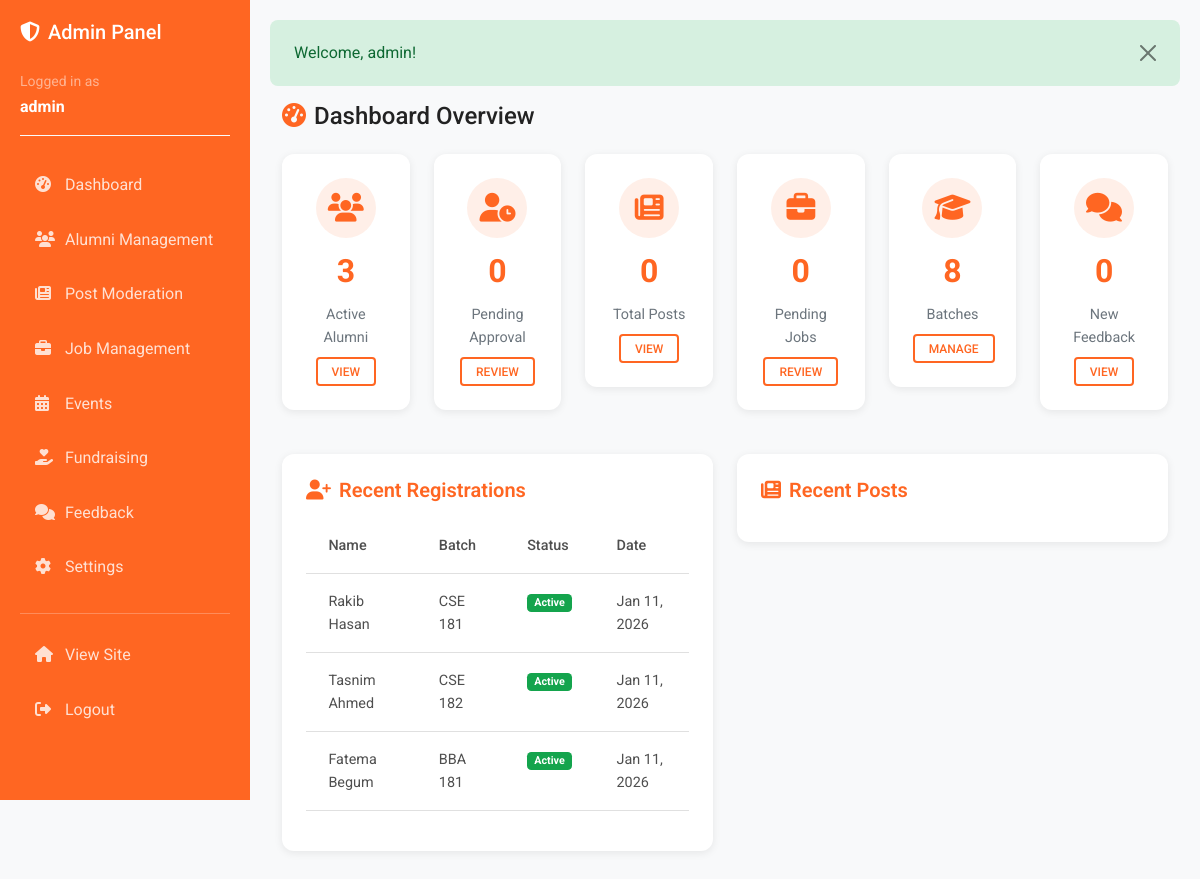
Screenshot of /admin/dashboard.php (signed in) with the database file from the repository.
### tables this page shows
CREATE TABLE users (
    id INT AUTO_INCREMENT PRIMARY KEY,
    name VARCHAR(255) NOT NULL,
    email VARCHAR(255) UNIQUE NOT NULL,
    password VARCHAR(255) NOT NULL,
    batch VARCHAR(50),
    department VARCHAR(100),
    education TEXT,
    work_experience TEXT,
    profile_image VARCHAR(255) DEFAULT 'default-avatar.png',
    bio TEXT,
    phone VARCHAR(20),
    location VARCHAR(255),
    linkedin VARCHAR(255),
    role ENUM('student', 'alumni') NOT NULL DEFAULT 'student',
    id_card_image VARCHAR(255),
    status ENUM('pending', 'active', 'blocked') DEFAULT 'pending',
    created_at TIMESTAMP DEFAULT CURRENT_TIMESTAMP,
    updated_at TIMESTAMP DEFAULT CURRENT_TIMESTAMP ON UPDATE CURRENT_TIMESTAMP,
    INDEX idx_batch (batch),
    INDEX idx_department (department),
    INDEX idx_email (email),
    INDEX idx_role (role),
    INDEX idx_status (status)
);

### includes/functions.php (called while the page is built, shortened)
<?php
function getCurrentAdmin() {
    $db = getDB();
    $stmt = $db->prepare("SELECT * FROM admin WHERE id = ?");
    $stmt->bind_param("i", $_SESSION['admin_id']);
    $stmt->execute();
    $result = $stmt->get_result();
    return $result->fetch_assoc();
}
function getFlashMessage() {
    if (isset($_SESSION['flash_message'])) {
        $message = $_SESSION['flash_message'];
        $type = $_SESSION['flash_type'] ?? 'info';
        return ['message' => $message, 'type' => $type];
    }
    return null;
}
?>

### admin/dashboard.php (the view, shortened to what this page needs)
<?php
require_once __DIR__ . '/../includes/admin_header.php';
$db = getDB();
$totalAlumni = $db->query("SELECT COUNT(*) as count FROM users WHERE status = 'active'")->fetch_assoc()['count'];
$pendingAlumni = $db->query("SELECT COUNT(*) as count FROM users WHERE status = 'pending'")->fetch_assoc()['count'];
$totalPosts = $db->query("SELECT COUNT(*) as count FROM posts")->fetch_assoc()['count'];
$pendingJobs = $db->query("SELECT COUNT(*) as count FROM jobs WHERE status = 'pending'")->fetch_assoc()['count'];
$totalBatches = $db->query("SELECT COUNT(*) as count FROM batches")->fetch_assoc()['count'];
$newFeedback = $db->query("SELECT COUNT(*) as count FROM feedback WHERE status = 'new'")->fetch_assoc()['count'];
$recentUsers = $db->query("SELECT * FROM users ORDER BY created_at DESC LIMIT 5");
?>
<div class="container-fluid">
    <h4 class="mb-4">
        <i class="fas fa-tachometer-alt me-2 text-primary"></i>Dashboard Overview
    </h4>
    <div class="row g-4 mb-4">
        <div class="col-md-6 col-lg-4 col-xl-2">
            <div class="card">
                <div class="card-body text-center">
                    <div class="stat-icon mb-2">
                        <i class="fas fa-users"></i>
                    </div>
                    <div class="stat-number"><?php echo $totalAlumni; ?></div>
                    <div class="stat-label">Active Alumni</div>
                    <a href="<?php echo SITE_URL; ?>/admin/users.php" class="btn btn-sm btn-outline-primary mt-2">View</a>
                </div>
            </div>
        </div>
        <div class="col-md-6 col-lg-4 col-xl-2">
            <div class="card">
                <div class="card-body text-center">
                    <div class="stat-icon mb-2">
                        <i class="fas fa-user-clock"></i>
                    </div>
                    <div class="stat-number"><?php echo $pendingAlumni; ?></div>
                    <div class="stat-label">Pending Approval</div>
                    <a href="<?php echo SITE_URL; ?>/admin/users.php?status=pending" class="btn btn-sm btn-outline-primary mt-2">Review</a>
                </div>
            </div>
        </div>
        <div class="col-md-6 col-lg-4 col-xl-2">
            <div class="card">
                <div class="card-body text-center">
                    <div class="stat-icon mb-2">
                        <i class="fas fa-newspaper"></i>
                    </div>
                    <div class="stat-number"><?php echo $totalPosts; ?></div>
                    <div class="stat-label">Total Posts</div>
                    <a href="<?php echo SITE_URL; ?>/admin/posts.php" class="btn btn-sm btn-outline-primary mt-2">View</a>
                </div>
            </div>
        </div>
        <div class="col-md-6 col-lg-4 col-xl-2">
            <div class="card">
                <div class="card-body text-center">
                    <div class="stat-icon mb-2">
                        <i class="fas fa-briefcase"></i>
                    </div>
                    <div class="stat-number"><?php echo $pendingJobs; ?></div>
                    <div class="stat-label">Pending Jobs</div>
                    <a href="<?php echo SITE_URL; ?>/admin/jobs.php?status=pending" class="btn btn-sm btn-outline-primary mt-2">Review</a>
                </div>
            </div>
        </div>
        <div class="col-md-6 col-lg-4 col-xl-2">
            <div class="card">
                <div class="card-body text-center">
                    <div class="stat-icon mb-2">
                        <i class="fas fa-graduation-cap"></i>
                    </div>
                    <div class="stat-number"><?php echo $totalBatches; ?></div>
                    <div class="stat-label">Batches</div>
                    <a href="<?php echo SITE_URL; ?>/admin/settings.php" class="btn btn-sm btn-outline-primary mt-2">Manage</a>
                </div>
            </div>
        </div>
        <div class="col-md-6 col-lg-4 col-xl-2">
            <div class="card">
                <div class="card-body text-center">
                    <div class="stat-icon mb-2">
                        <i class="fas fa-comments"></i>
                    </div>
                    <div class="stat-number"><?php echo $newFeedback; ?></div>
                    <div class="stat-label">New Feedback</div>
                    <a href="<?php echo SITE_URL; ?>/admin/feedback.php" class="btn btn-sm btn-outline-primary mt-2">View</a>
                </div>
            </div>
        </div>
    </div>
    <div class="row">
        <div class="col-lg-6 mb-4">
            <div class="card">
                <div class="card-body">
                    <h5 class="card-title mb-3">
                        <i class="fas fa-user-plus me-2 text-primary"></i>Recent Registrations
                    </h5>
                    <div class="table-responsive">
                        <table class="table table-hover">
                            <thead>
                                <tr>
                                    <th>Name</th>
                                    <th>Batch</th>
                                    <th>Status</th>
                                    <th>Date</th>
                                </tr>
                            </thead>
                            <tbody>
                                <?php while ($user = $recentUsers->fetch_assoc()): ?>
                                    <tr>
                                        <td><?php echo htmlspecialchars($user['name']); ?></td>
                                        <td><?php echo htmlspecialchars($user['batch']); ?></td>
                                        <td>
                                            <span class="badge bg-<?php echo $user['status'] === 'active' ? 'success' : 'warning'; ?>">
                                                <?php echo ucfirst($user['status']); ?>
                                            </span>
                                        </td>
                                        <td><?php echo date('M d, Y', strtotime($user['created_at'])); ?></td>
                                    </tr>
                                <?php endwhile; ?>
                            </tbody>
                        </table>
                    </div>
                </div>
            </div>
        </div>
        <div class="col-lg-6 mb-4">
            <div class="card">
                <div class="card-body">
                    <h5 class="card-title mb-3">
                        <i class="fas fa-newspaper me-2 text-primary"></i>Recent Posts
                    </h5>
                </div>
            </div>
        </div>
    </div>
</div>
<?php require_once __DIR__ . '/../includes/admin_footer.php'; ?>

### includes/admin_header.php (shortened to what this page needs)
<?php
require_once __DIR__ . '/functions.php';
$currentAdmin = getCurrentAdmin();
?>
<!DOCTYPE html>
<html lang="en">
<head>
    <link rel="stylesheet" href="https://cdnjs.cloudflare.com/ajax/libs/font-awesome/6.4.0/css/all.min.css">
    <link href="https://cdnjs.cloudflare.com/ajax/libs/mdb-ui-kit/6.4.0/mdb.min.css" rel="stylesheet">
    <link rel="stylesheet" href="<?php echo SITE_URL; ?>/assets/css/style.css">
</head>
<body>
    <div class="admin-sidebar">
        <h5 class="text-white mb-4">
            <i class="fas fa-shield-alt me-2"></i>Admin Panel
        </h5>
        <div class="mb-4 pb-3 border-bottom border-light">
            <small class="text-white-50">Logged in as</small>
            <div class="fw-bold"><?php echo htmlspecialchars($currentAdmin['username']); ?></div>
        </div>
        <nav class="nav flex-column">
            <a class="nav-link" href="<?php echo SITE_URL; ?>/admin/dashboard.php">
                <i class="fas fa-tachometer-alt"></i>Dashboard
            </a>
            <a class="nav-link" href="<?php echo SITE_URL; ?>/admin/users.php">
                <i class="fas fa-users"></i>Alumni Management
            </a>
            <a class="nav-link" href="<?php echo SITE_URL; ?>/admin/posts.php">
                <i class="fas fa-newspaper"></i>Post Moderation
            </a>
            <a class="nav-link" href="<?php echo SITE_URL; ?>/admin/jobs.php">
                <i class="fas fa-briefcase"></i>Job Management
            </a>
            <a class="nav-link" href="<?php echo SITE_URL; ?>/admin/events.php">
                <i class="fas fa-calendar-alt"></i>Events
            </a>
            <a class="nav-link" href="<?php echo SITE_URL; ?>/admin/fundraisers.php">
                <i class="fas fa-hand-holding-heart"></i>Fundraising
            </a>
            <a class="nav-link" href="<?php echo SITE_URL; ?>/admin/feedback.php">
                <i class="fas fa-comments"></i>Feedback
            </a>
            <a class="nav-link" href="<?php echo SITE_URL; ?>/admin/settings.php">
                <i class="fas fa-cog"></i>Settings
            </a>
            <hr class="bg-light my-3">
            <a class="nav-link" href="<?php echo SITE_URL; ?>">
                <i class="fas fa-home"></i>View Site
            </a>
            <a class="nav-link" href="<?php echo SITE_URL; ?>/admin/logout.php">
                <i class="fas fa-sign-out-alt"></i>Logout
            </a>
        </nav>
    </div>
    <div class="admin-content">
        <?php
        $flash = getFlashMessage();
        if ($flash):
            $alertClass = match($flash['type']) {
                'success' => 'alert-success',
                'error' => 'alert-danger',
                'warning' => 'alert-warning',
                default => 'alert-info'
            };
        ?>
            <div class="alert <?php echo $alertClass; ?> alert-dismissible fade show" role="alert">
                <?php echo htmlspecialchars($flash['message']); ?>
                <button type="button" class="btn-close" data-mdb-dismiss="alert"></button>
            </div>
        <?php endif; ?>

### assets/css/style.css (style rules this page uses)
:root { --primary-color: #FF6622; --secondary-color: #FFFFFF; --text-color: #222222; --accent-color: #E65100; --bg-light: #f8f9fa; --border-color: #dee2e6; }
* { margin: 0; padding: 0; box-sizing: border-box; }
body { font-family: 'Roboto', sans-serif; color: var(--text-color); background-color: var(--bg-light); line-height: 1.6; }
h1, h2, h3, h4, h5, h6 { font-weight: 500; color: var(--text-color); }
a { text-decoration: none; transition: all 0.3s ease; }
.btn-outline-primary { color: var(--primary-color) !important; border-color: var(--primary-color) !important; }
.card { border: none; border-radius: 12px; box-shadow: 0 2px 8px rgba(0,0,0,0.08); transition: transform 0.3s ease, box-shadow 0.3s ease; margin-bottom: 20px; }
.card-title { color: var(--primary-color); font-weight: 600; }
.stat-icon { width: 60px; height: 60px; background: rgba(255, 102, 34, 0.1); border-radius: 50%; display: flex; align-items: center; justify-content: center; color: var(--primary-color); font-size: 1.8rem; margin: 0 auto 15px; }
.stat-number { font-size: 2rem; font-weight: 700; color: var(--primary-color); margin-bottom: 5px; }
.stat-label { color: #6c757d; font-size: 0.9rem; }
.text-primary { color: var(--primary-color) !important; }

### rows the page displays
users: name "Rakib Hasan", batch "CSE 181", status "Active", created_at "Jan 11, 2026"
users: name "Tasnim Ahmed", batch "CSE 182", status "Active", created_at "Jan 11, 2026"
users: name "Fatema Begum", batch "BBA 181", status "Active", created_at "Jan 11, 2026"

### other values shown
$currentAdmin['username'] "admin"
$flash['message'] "Welcome, admin!"
$totalAlumni "3"
$pendingAlumni "0"
$totalPosts "0"
$pendingJobs "0"
$totalBatches "8"
$newFeedback "0"
